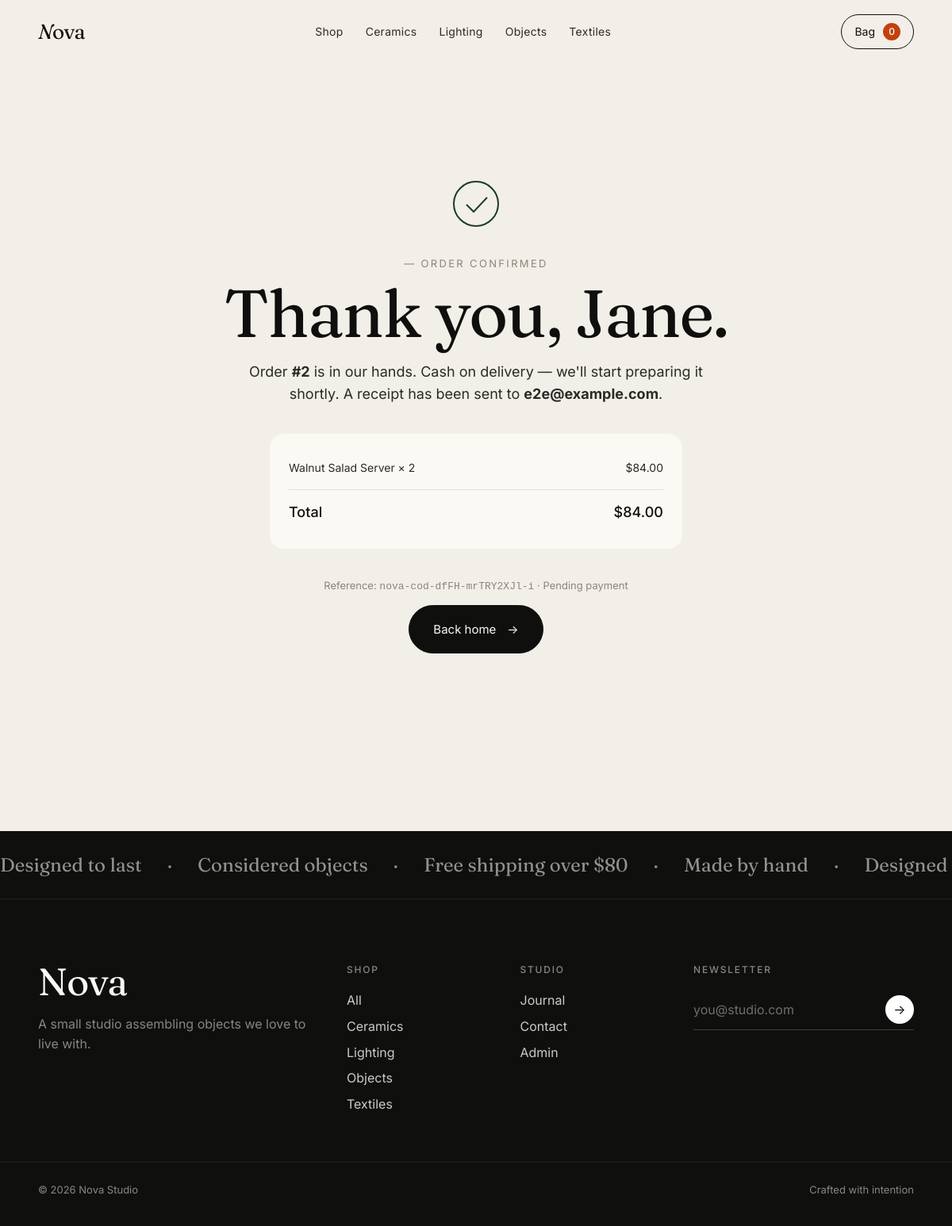
The app's page /order/2/ with its own data.
### shop/models.py (models this page shows, shortened)
class Category(models.Model):
    name = models.CharField(max_length=80, unique=True)
    slug = models.SlugField(max_length=90, unique=True, blank=True)
    class Meta:
        ordering = ['name']
        verbose_name_plural = 'Categories'

class Order(models.Model):
    STATUS = [
        ('pending', 'Pending payment'),
        ('paid', 'Paid'),
        ('shipped', 'Shipped'),
        ('failed', 'Failed'),
        ('refunded', 'Refunded'),
    ]
    METHOD = [
        ('chapa', 'Chapa (Ethiopia)'),
        ('crypto', 'Crypto'),
        ('cod', 'Cash on delivery'),
    ]
    full_name = models.CharField(max_length=120)
    email = models.EmailField()
    address = models.CharField(max_length=240)
    city = models.CharField(max_length=80)
    postal_code = models.CharField(max_length=20, blank=True)
    country = models.CharField(max_length=80)
    note = models.TextField(blank=True)
    total = models.DecimalField(max_digits=10, decimal_places=2, default=0)
    status = models.CharField(max_length=12, choices=STATUS, default='pending')
    payment_method = models.CharField(max_length=16, choices=METHOD, default='cod')
    tx_ref = models.CharField(max_length=64, unique=True, blank=True,
                              help_text='Unique reference shared with the payment gateway.')
    payment_url = models.URLField(max_length=600, blank=True,
                                  help_text='Gateway checkout URL while pending.')
    paid_at = models.DateTimeField(null=True, blank=True)
    payment_meta = models.JSONField(default=dict, blank=True,
                                    help_text='Raw verification payload from the gateway.')
    created = models.DateTimeField(auto_now_add=True)
    class Meta:
        ordering = ['-created']
    @property
    def first_name(self):
        return (self.full_name or '').split(' ', 1)[0]

class OrderItem(models.Model):
    order = models.ForeignKey(Order, on_delete=models.CASCADE, related_name='items')
    product = models.ForeignKey(Product, on_delete=models.SET_NULL, null=True)
    product_name = models.CharField(max_length=160)
    price = models.DecimalField(max_digits=9, decimal_places=2)
    quantity = models.PositiveIntegerField(default=1)
    @property
    def line_total(self):
        return self.price * self.quantity

### shop/views.py (the view)
# urls.py: path('order/<int:order_id>/', views.order_success, name='order_success'),
def order_success(request, order_id):
    order = get_object_or_404(Order, pk=order_id)
    return render(request, 'shop/order_success.html', {'order': order})

### shop/cart.py (called while the page is built)
    def __len__(self):
        return sum(item['quantity'] for item in self.cart.values())

    @property
    def subtotal(self):
        return sum(Decimal(item['price']) * item['quantity'] for item in self.cart.values())

### shop/context_processors.py (called while the page is built)
def cart_info(request):
    cart = Cart(request)
    return {
        'cart_count': len(cart),
        'cart_subtotal': cart.subtotal,
        'nav_categories': Category.objects.all()[:6],
    }

### templates/shop/order_success.html (shortened to what this page needs)
{% extends 'base.html' %}
{% block content %}
<section class="success">
  <div class="success-mark reveal">
    <svg viewBox="0 0 64 64" width="64" height="64" fill="none" stroke="currentColor" stroke-width="2">
      <circle cx="32" cy="32" r="28" class="circ"/>
      <path d="M20 33 L29 42 L46 24" class="check"/>
    </svg>
  </div>
  <span class="kicker reveal">— {% if order.status == 'paid' %}Payment confirmed{% else %}Order confirmed{% endif %}</span>
  <h1 class="display reveal">Thank you, {{ order.first_name }}.</h1>
  <p class="lede reveal">
    Order <strong>#{{ order.id }}</strong> is in our hands.
    {% if order.status == 'paid' %}Payment received and recorded.{% else %}{{ order.get_payment_method_display }} — we'll start preparing it shortly.{% endif %}
    A receipt has been sent to <strong>{{ order.email }}</strong>.
  </p>
  <div class="order-items reveal">
    {% for item in order.items.all %}
      <div class="order-item">
        <span>{{ item.product_name }} × {{ item.quantity }}</span>
        <span>${{ item.line_total }}</span>
      </div>
    {% endfor %}
    <div class="order-item total"><span>Total</span><span>${{ order.total }}</span></div>
  </div>
  <p class="muted small">Reference: <code>{{ order.tx_ref }}</code> · {{ order.get_status_display }}</p>
  <a href="{% url 'shop:home' %}" class="cta solid" data-cursor="hover">
    <span>Back home</span><span class="cta-arrow">→</span>
  </a>
</section>
{% endblock %}

### templates/base.html (shortened to what this page needs)
{% load static %}<!doctype html>
<html lang="en">
<head>
<link rel="stylesheet" href="{% static 'css/style.css' %}">
</head>
<body>
<header class="nav" id="nav">
  <a href="{% url 'shop:home' %}" class="logo" data-cursor="hover">
    <span class="logo-mark">N</span><span class="logo-word">ova</span>
  </a>
  <nav class="nav-links">
    <a href="{% url 'shop:shop' %}" data-cursor="hover">Shop</a>
    {% for cat in nav_categories %}
      <a href="{% url 'shop:shop_by_category' cat.slug %}" data-cursor="hover">{{ cat.name }}</a>
    {% endfor %}
  </nav>
  <a href="{% url 'shop:cart_detail' %}" class="nav-cart" data-cursor="hover">
    <span>Bag</span>
    <span class="cart-pill" id="cart-pill">{{ cart_count|default:0 }}</span>
  </a>
</header>
<main>
  {% block content %}{% endblock %}
</main>
<footer class="footer">
  <div class="marquee" aria-hidden="true">
    <div class="marquee-track">
      {% for i in "12345"|make_list %}
        <span>Designed to last</span><span>·</span>
        <span>Considered objects</span><span>·</span>
        <span>Free shipping over $80</span><span>·</span>
        <span>Made by hand</span><span>·</span>
      {% endfor %}
    </div>
  </div>
  <div class="footer-grid">
    <div>
      <h3 class="display">Nova</h3>
      <p class="muted">A small studio assembling objects we love to live with.</p>
    </div>
    <div>
      <h4>Shop</h4>
      <ul>
        <li><a href="{% url 'shop:shop' %}">All</a></li>
        {% for cat in nav_categories %}
          <li><a href="{% url 'shop:shop_by_category' cat.slug %}">{{ cat.name }}</a></li>
        {% endfor %}
      </ul>
    </div>
    <div>
      <h4>Studio</h4>
      <ul>
        <li><a href="#">Journal</a></li>
        <li><a href="#">Contact</a></li>
        <li><a href="/admin/">Admin</a></li>
      </ul>
    </div>
    <div>
      <h4>Newsletter</h4>
      <form class="newsletter" onsubmit="event.preventDefault(); this.querySelector('button').textContent='✓ Subscribed';">
        <input type="email" placeholder="you@studio.com" required>
        <button type="submit">→</button>
      </form>
    </div>
  </div>
  <div class="footer-bottom">
    <span>© {{ 2026 }} Nova Studio</span>
    <span>Crafted with intention</span>
  </div>
</footer>
</body>
</html>

### records on screen
Category: name "Ceramics"
Category: name "Lighting"
Category: name "Objects"
Category: name "Textiles"
Order: first_name "Jane", id "2", payment_method "Cash on delivery", email "e2e@example.com", total "84.00", tx_ref "nova-cod-dfFH-mrTRY2XJl-i", status "Pending payment"
OrderItem: product_name "Walnut Salad Server", quantity "2", line_total "84.00"

### other values on screen
{{ cart_count|default:0 }} "0"
{{ 2026 }} "2026"
